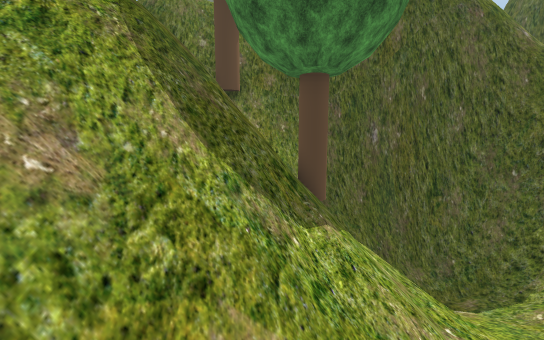
view 1 (above)

12 first-person views from a walk through a 3-D level made in the Unity game engine. The camera is 1.4 m above the floor, tilts 8° down and sees 90° across. The floor is counted in squares, 1 m on a side. Each view is taken from the middle of a square. On the plan, view 1 faces up. The plan holds only what a view shows up to about 13 squares ahead; the rest is blank. The place goes on beyond the plan. Some trees and plants on the terrain are drawn as simple stand-ins. The player character is not drawn. Some animated figures are not drawn. Some surface patterns are stand-ins.

view 2
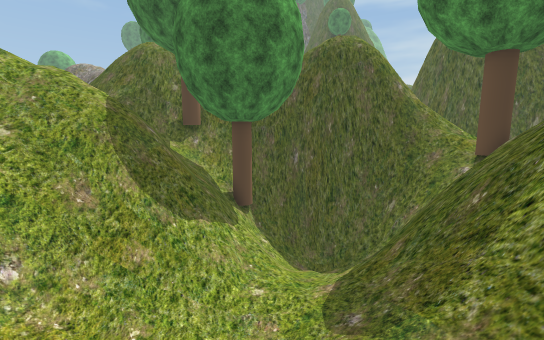

view 3
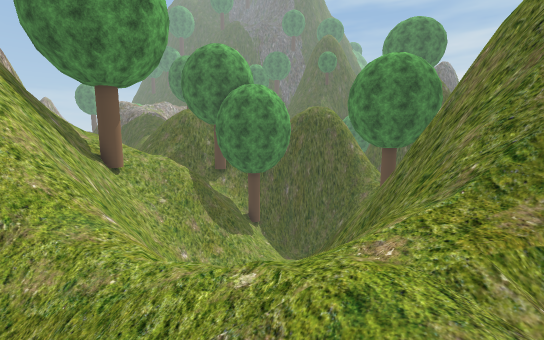

view 4
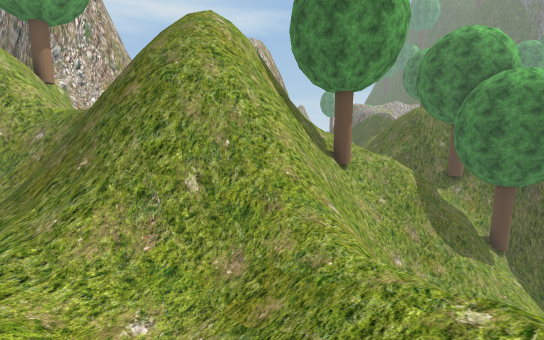

view 5
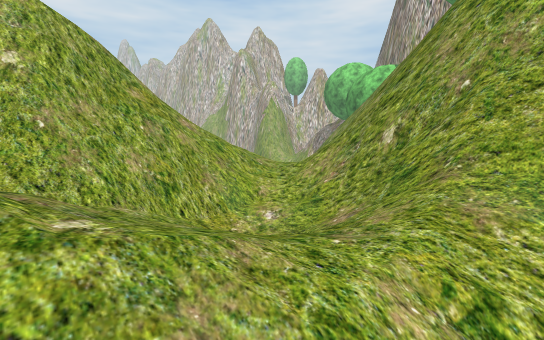

view 6
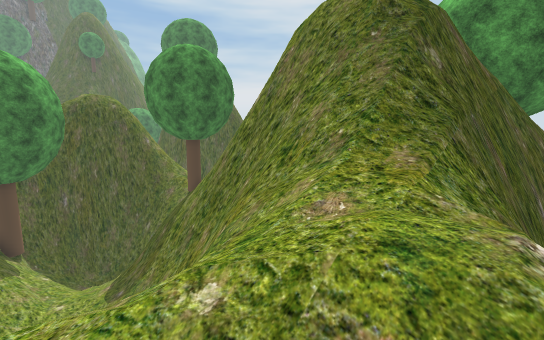

view 7
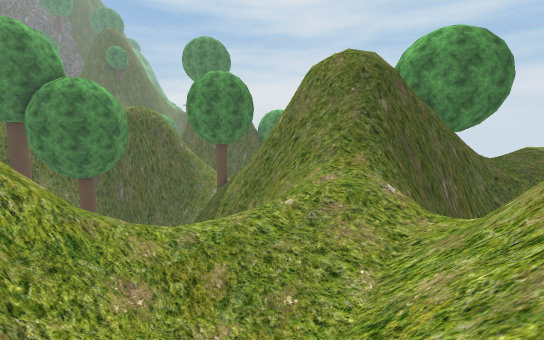

view 8
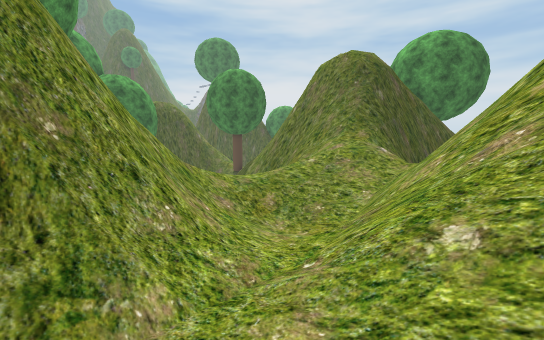

view 9
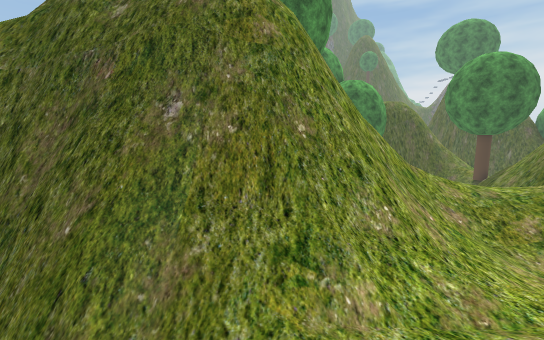

view 10
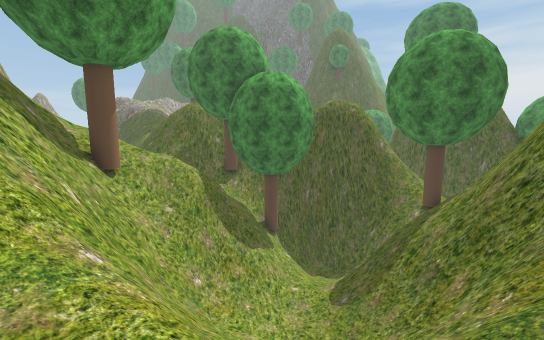

view 11
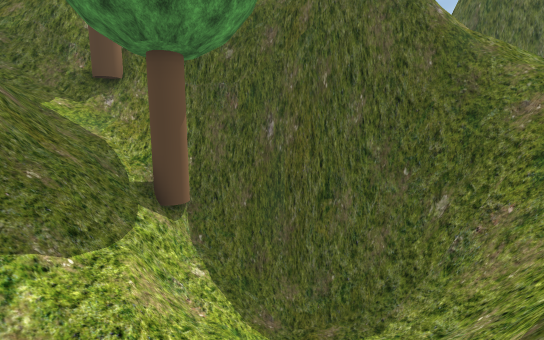

view 12
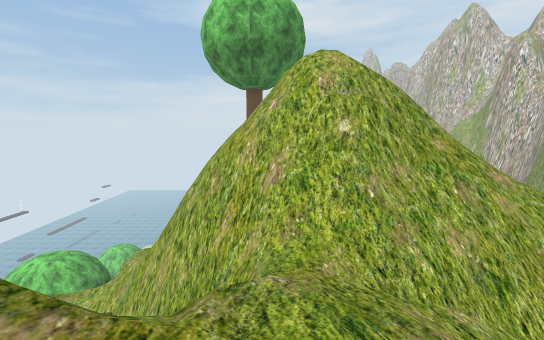

### Floor plan
Key: @ floor where view 1 was taken; # wall or solid block; . main floor; : floor 3.75 m higher than the main floor; / step, stairs or slope; = window, fence, low wall or low ledge; v drop or lower ground.
Columns run from 7 left of view 1 to 7 right of it. Each row starts with its distance up from view 1.
  8        ####
  7        ##=###
  6       ###/=###
  5       ###///##
  4       #==///=#
  3       #=///=##
  2      ##=///=#
  1      #=//./=#
  0      #=@///##
 -1      ##////##
 -2      ##= /=#
 -3      ##= /=#
 -4      #==  =###
 -5      #////===#
 -6     ##/:////=##
 -7   ####//////=##
 -8  ###=//////vvvv
 -9 ==#////////
-10   //////===v
-11    ////==##vv
-12       /=####vvv
-13           ##=vv
-14            #= v
-15            #=

Where each view was taken, in squares from view 1:
view 1: 0 up, 0 right, facing up
view 2: 3 down, 2 right, facing up
view 3: 9 down, 2 right, facing up
view 4: 9 down, 2 right, facing up-left
view 5: 5 down, 2 right, facing down-left
view 6: 8 down, 1 right, facing up-right
view 7: 10 down, 2 left, facing up-right
view 8: 11 down, 4 left, facing up-right
view 9: 11 down, 4 left, facing up
view 10: 7 down, 1 right, facing up
view 11: 1 up, 3 right, facing up
view 12: 6 down, 3 right, facing down
